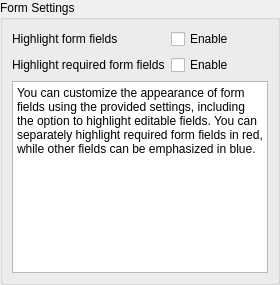
       <widget class="QWidget" name="formPage">
        <layout class="QVBoxLayout" name="formPageLayout">
         <property name="leftMargin">
          <number>0</number>
         </property>
         <property name="topMargin">
          <number>0</number>
         </property>
         <property name="rightMargin">
          <number>0</number>
         </property>
         <property name="bottomMargin">
          <number>0</number>
         </property>
         <item>
          <widget class="QGroupBox" name="formGroupBox">
           <property name="title">
            <string>Form Settings</string>
           </property>
           <layout class="QVBoxLayout" name="verticalLayout_7" stretch="0,1">
            <item>
             <layout class="QGridLayout" name="formWidgetsLayout">
              <item row="0" column="0">
               <widget class="QLabel" name="formHighlightFieldsLabel">
                <property name="text">
                 <string>Highlight form fields</string>
                </property>
               </widget>
              </item>
              <item row="1" column="0">
               <widget class="QLabel" name="formHighlightRequiredFieldsLabel">
                <property name="text">
                 <string>Highlight required form fields</string>
                </property>
               </widget>
              </item>
              <item row="0" column="1">
               <widget class="QCheckBox" name="formHighlightFieldsCheckBox">
                <property name="text">
                 <string>Enable</string>
                </property>
               </widget>
              </item>
              <item row="1" column="1">
               <widget class="QCheckBox" name="formHighlightRequiredFieldsCheckBox">
                <property name="text">
                 <string>Enable</string>
                </property>
               </widget>
              </item>
             </layout>
            </item>
            <item>
             <widget class="QTextBrowser" name="formHelpTextBrowser">
              <property name="html">
               <string>&lt;!DOCTYPE HTML PUBLIC &quot;-//W3C//DTD HTML 4.0//EN&quot; &quot;http://www.w3.org/TR/REC-html40/strict.dtd&quot;&gt;
&lt;html&gt;&lt;head&gt;&lt;meta name=&quot;qrichtext&quot; content=&quot;1&quot; /&gt;&lt;meta charset=&quot;utf-8&quot; /&gt;&lt;style type=&quot;text/css&quot;&gt;
p, li { white-space: pre-wrap; }
hr { height: 1px; border-width: 0; }
li.unchecked::marker { content: &quot;\2610&quot;; }
li.checked::marker { content: &quot;\2612&quot;; }
&lt;/style&gt;&lt;/head&gt;&lt;body style=&quot; font-family:'Segoe UI'; font-size:9pt; font-weight:400; font-style:normal;&quot;&gt;
&lt;p style=&quot; margin-top:12px; margin-bottom:12px; margin-left:0px; margin-right:0px; -qt-block-indent:0; text-indent:0px;&quot;&gt;You can customize the appearance of form fields using the provided settings, including the option to highlight editable fields. You can separately highlight required form fields in red, while other fields can be emphasized in blue. &lt;/p&gt;&lt;/body&gt;&lt;/html&gt;</string>
              </property>
             </widget>
            </item>
           </layout>
          </widget>
         </item>
        </layout>
       </widget>
